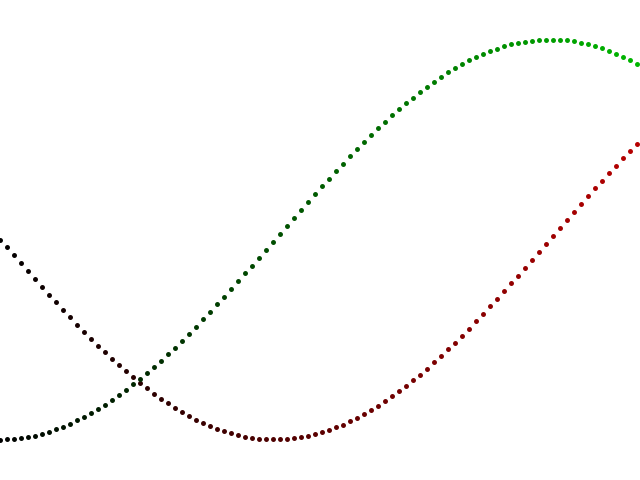
Frame 1 (no input)
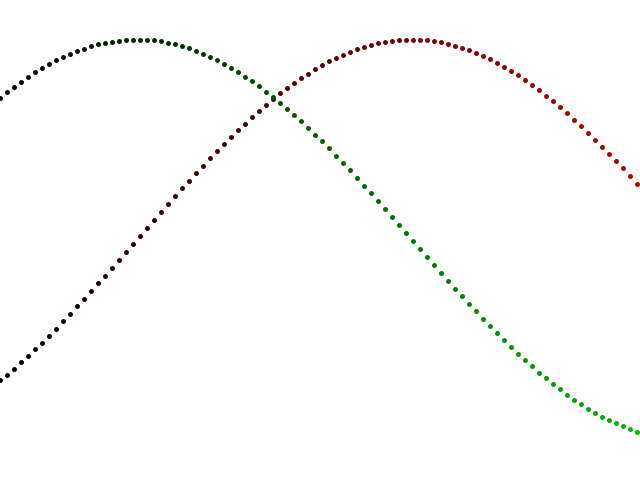
Frame 60 (the mouse pressed at the canvas centre just before this capture)
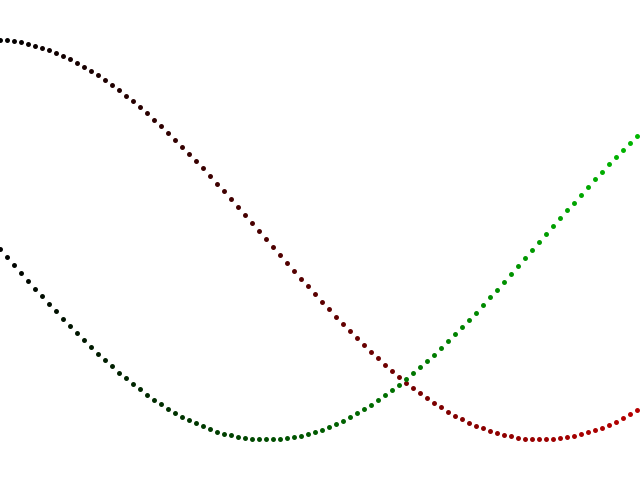
Frame 120 (the mouse held since frame 60 and released just before this capture)

The Processing sketch that drew these frames (run headless with seeded random() and noise(); from frame 60 on, the mouse is pressed at the canvas centre):

// Processing sketch: sincos
// ── sincos.pde
int frame = 0;
float multiplier = 0.04;
int numberOfPoints = 100;
int widthisch = 640;
int pointDistance = (widthisch/numberOfPoints) + 1;

void setup()
{
	size(640, 480);
	strokeWeight(5);
}

void draw()
{
	background(255);

	//Draw animated point
    for(int i = 0; i < numberOfPoints; i++){
         stroke(i*2, 0, 0);
         point(i * pointDistance, height/2 + sin((i + frame) * multiplier) * 200);
         stroke(0, i*2, 0);
         point(i * pointDistance, height/2 + cos((i + frame) * multiplier) * 200);
    }
    frame++;
}
